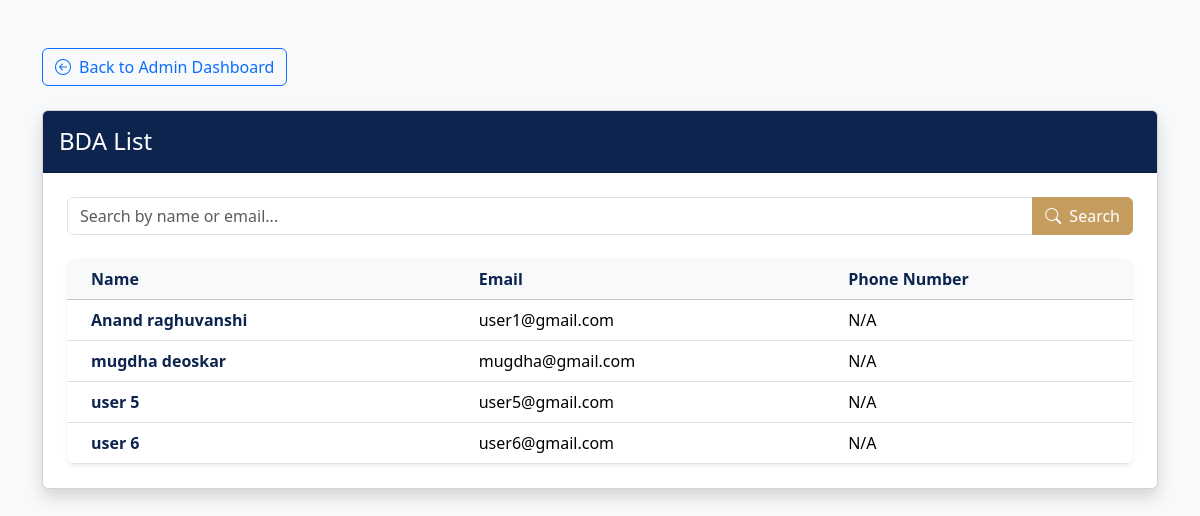
Page /viewBDAs/ (signed in) on the earlier database version.
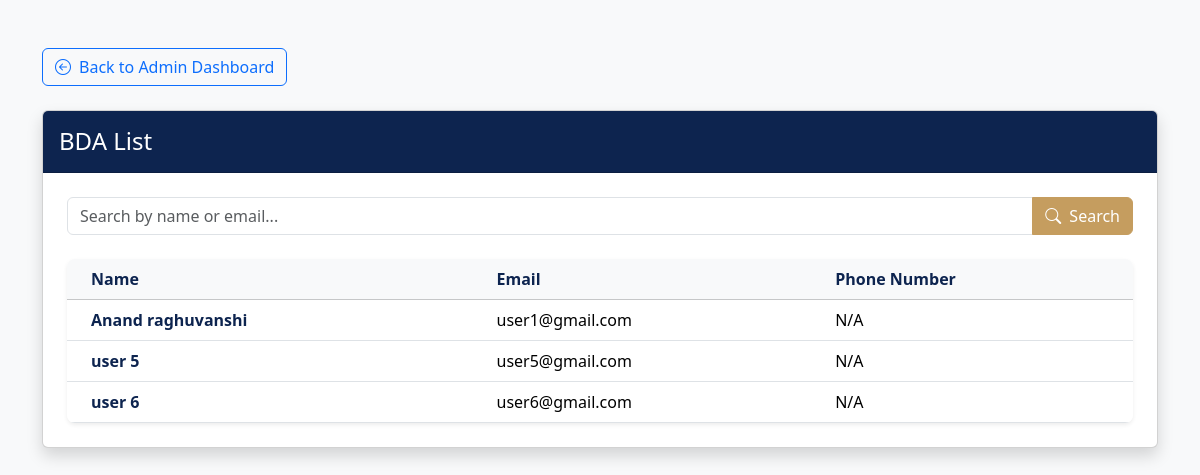
Same page on the later database version.
### salesmanPanel/models.py (models this page shows, shortened)
class CustomUser(AbstractUser):
    phone = models.CharField(max_length=15)
    address = models.TextField(blank=True)
    region = models.CharField(max_length=100)
    is_approved = models.BooleanField(default=False)

### salesmanPanel/views.py (the view)
# urls.py: path('viewBDAs/', views.viewBDAs, name='viewBDAs'),
@login_required
@user_passes_test(is_admin)
def viewBDAs(request):
    search_query = request.GET.get('q', None)
    bda_queryset = CustomUser.objects.filter(
        is_superuser=False,
        is_approved=True
    )
    if search_query:
        bda_queryset = bda_queryset.filter(
            Q(first_name__icontains=search_query) |
            Q(last_name__icontains=search_query) |
            Q(email__icontains=search_query)
        )
    bda_data = bda_queryset.order_by('first_name')
    context = {
        'bda_list': bda_data,
        'page_title': 'BDA Management',
        'search_query': search_query,
    }
    return render(request, 'salesmanPortal/viewBDAs.html', context)

### salesmanPanel/views.py (called while the page is built)
def is_admin(user):
    return user.is_staff # is_superuser implies is_staff, so this covers both.

### templates/salesmanPortal/viewBDAs.html (shortened to what this page needs)
<!DOCTYPE html>
<html lang="en">
<head>
    <link href="https://cdn.jsdelivr.net/npm/bootstrap@5.3.3/dist/css/bootstrap.min.css" rel="stylesheet">
    <link rel="stylesheet" href="https://cdn.jsdelivr.net/npm/bootstrap-icons@1.11.3/font/bootstrap-icons.min.css">
</head>
<body>
    <div class="main-container">
        <div class="container py-5">
            <div class="mb-4">
                <a href="{% url 'viewCategory' %}" class="btn btn-outline-primary">
                    <i class="bi bi-arrow-left-circle me-2"></i>Back to Admin Dashboard
                </a>
            </div>
            <div class="card shadow">
                <div class="card-header bg-custom-theme py-3">
                    <div class="d-flex justify-content-between align-items-center">
                        <h1 class="h4 mb-0">BDA List</h1>
                    </div>
                </div>
                <div class="card-body p-4">
                    <form method="GET" action="{% url 'viewBDAs' %}" class="search-form">
                        <div class="input-group">
                            <input type="text"
                                   name="q"
                                   class="form-control"
                                   placeholder="Search by name or email..."
                                   value="{{ search_query|default:'' }}">
                            <button class="btn btn-custom-gold" type="submit">
                                <i class="bi bi-search me-2"></i>Search
                            </button>
                        </div>
                    </form>
                    <div class="table-container">
                        <div class="table-responsive">
                            <table class="table table-hover align-middle mb-0">
                                <thead class="table-light">
                                    <tr>
                                        <th class="ps-4">Name</th>
                                        <th>Email</th>
                                        <th>Phone Number</th>
                                    </tr>
                                </thead>
                                <tbody>
                                    {% for bda in bda_list %}
                                    <tr class="clickable-row" data-href="{% url 'viewSalesman' bda.email %}">
                                        <td class="fw-bold ps-4">
                                            <a href="{% url 'viewSalesman' bda.email %}">
                                                {{ bda.first_name }} {{ bda.last_name }}
                                            </a>
                                        </td>
                                        <td>{{ bda.email }}</td>
                                        <td>{{ bda.phone_number|default:"N/A" }}</td>
                                    </tr>
                                    {% endfor %}
                                </tbody>
                            </table>
                        </div>
                    </div>
                </div>
            </div>
        </div>
    </div>
</body>
</html>

Differences in the rows shown:
removed CustomUser: first_name "mugdha", last_name "deoskar", email "mugdha@gmail.com", phone_number "N/A"
